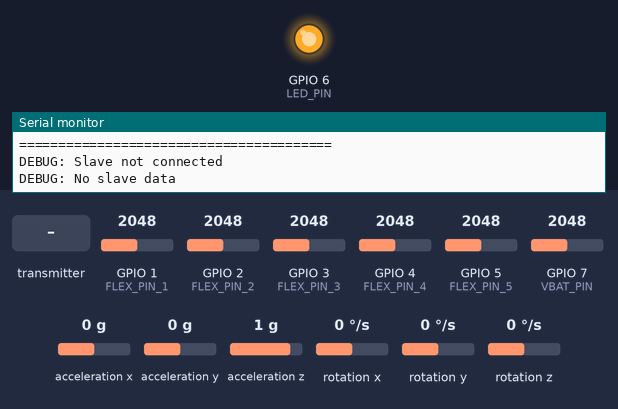
This sketch was run on a simulated ESP32-S3. On the bench: output pins drawn as LEDs (lit = HIGH), the last lines printed to the serial monitor. Wiring (inferred from the names in the program): MPU-6050 motion sensor at I2C address 0x68. The inputs (shaded band) are chosen by the test bench; at power-on: GPIO 1 (FLEX_PIN_1) = 2048, GPIO 2 (FLEX_PIN_2) = 2048, GPIO 3 (FLEX_PIN_3) = 2048, GPIO 4 (FLEX_PIN_4) = 2048, GPIO 5 (FLEX_PIN_5) = 2048, GPIO 7 (VBAT_PIN) = 2048, acceleration x 0 g, acceleration y 0 g, acceleration z 1 g, rotation x 0 °/s, rotation y 0 °/s, rotation z 0 °/s (analog values on the 0–4095 scale). WiFi joins after 1.5 s; servers stay silent unless stated.

Above: at 10.0 s.
10.1 s: the transmitter starts sending flex.0 = 0
At 10.5 s:
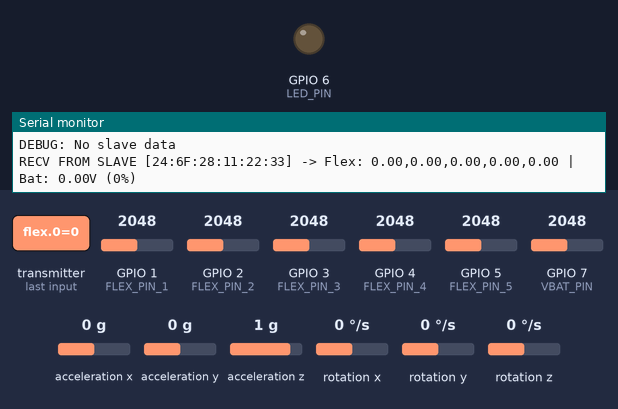
Timing chart, 0 to 13.1 s (numbered marks = the images above; inputs shaded):
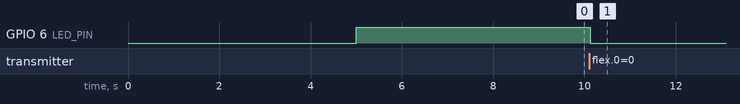

Measured:
- after the input at 10.1 s, GPIO 6 (LED_PIN): HIGH → LOW at once

The sketch:

GloveMaster.ino
```cpp
/*
 * SMART GLOVE - ESP32-S3 MASTER (Tangan Kanan) FIKS
 * FIX: MPU6050 baca langsung via Wire (tanpa library MPU6050)
 */

#include <WiFi.h>
#include <WiFiUdp.h>
#include <esp_now.h>
#include <esp_wifi.h>
#include <Wire.h>

// ==================== WIFI CONFIG ====================
const char *ssid = "RANGGA12";
const char *password = "1rangga19%1";

IPAddress targetIP(192, 168, 18, 183);
const int udpPort = 5000;
WiFiUDP udp;

// ==================== DATA STRUCTURE ====================
typedef struct struct_message
{
    float flex[5];
    float accel[3];
    float gyro[3];
    float batteryVoltage;
    int batteryPercentage;
    unsigned long timestamp;
} struct_message;

typedef struct channel_info
{
    uint8_t channel;
    char identifier[10];
} channel_info;

struct_message rxData;
struct_message localData;

// ==================== PIN CONFIGURATION ====================
const int FLEX_PIN_1 = 1;
const int FLEX_PIN_2 = 2;
const int FLEX_PIN_3 = 3;
const int FLEX_PIN_4 = 4;
const int FLEX_PIN_5 = 5;
const int SDA_PIN = 9;
const int SCL_PIN = 8;
const int VBAT_PIN = 7;
const int LED_PIN = 6;

// ==================== MPU6050 RAW (tanpa library) ====================
const uint8_t MPU_ADDR = 0x68;

void mpuWrite(uint8_t reg, uint8_t val)
{
    Wire.beginTransmission(MPU_ADDR);
    Wire.write(reg);
    Wire.write(val);
    Wire.endTransmission();
}

void mpuRead(uint8_t reg, uint8_t *buf, uint8_t len)
{
    Wire.beginTransmission(MPU_ADDR);
    Wire.write(reg);
    Wire.endTransmission(false);
    Wire.requestFrom(MPU_ADDR, len);
    for (uint8_t i = 0; i < len; i++)
        buf[i] = Wire.read();
}

bool mpuInit()
{
    // Bangunkan dari sleep mode
    mpuWrite(0x6B, 0x00);
    delay(100);
    // Accel ±2g, Gyro ±250°/s
    mpuWrite(0x1C, 0x00);
    mpuWrite(0x1B, 0x00);
    // Verifikasi WHO_AM_I
    uint8_t who = 0;
    mpuRead(0x75, &who, 1);
    return (who == 0x68);
}

void mpuGetMotion6(int16_t *ax, int16_t *ay, int16_t *az,
                   int16_t *gx, int16_t *gy, int16_t *gz)
{
    uint8_t buf[14];
    mpuRead(0x3B, buf, 14);
    *ax = (buf[0] << 8) | buf[1];
    *ay = (buf[2] << 8) | buf[3];
    *az = (buf[4] << 8) | buf[5];
    *gx = (buf[8] << 8) | buf[9];
    *gy = (buf[10] << 8) | buf[11];
    *gz = (buf[12] << 8) | buf[13];
}

// ==================== BATTERY CALIBRATION ====================
const float VOLTAGE_DIVIDER_RATIO = 2.0;
const float ADC_REFERENCE = 3.3;
const float ADC_RESOLUTION = 4095.0;
const float BATTERY_MAX = 4.2;
const float BATTERY_MIN = 3.0;
const float BATTERY_LOW = 3.3;

// ==================== STATE ====================
unsigned long lastDataReceived = 0;
unsigned long lastPrint = 0;
unsigned long lastBatteryCheck = 0;
unsigned long lastUDPSend = 0;
unsigned long lastWiFiAttempt = 0;
unsigned long lastChannelBroadcast = 0;
unsigned long wifiRetryDelay = 5000;
unsigned long bootTime = 0;
bool slaveConnected = false;
bool wifiConnected = false;
uint8_t currentChannel = 1;

uint8_t broadcastAddress[] = {0xFF, 0xFF, 0xFF, 0xFF, 0xFF, 0xFF};

// ==================== FORWARD DECLARATIONS ====================
void checkAndRetryWiFi();
void readLocalSensors();
void controlLED();
void sendUDPData();
void readBattery();
void checkBatteryStatus();
void printCombinedData();
void printBatteryBar(int percentage);
void broadcastChannelInfo();
void syncESPNowChannel();

// ==================== ESP-NOW CALLBACK ====================
void OnDataRecv(const esp_now_recv_info *info,
                const uint8_t *incomingData, int len)
{
    memcpy(&rxData, incomingData, sizeof(rxData));
    lastDataReceived = millis();
    slaveConnected = true;

    Serial.printf("RECV FROM SLAVE [%02X:%02X:%02X:%02X:%02X:%02X] -> ",
                  info->src_addr[0], info->src_addr[1], info->src_addr[2],
                  info->src_addr[3], info->src_addr[4], info->src_addr[5]);

    Serial.print("Flex: ");
    for (int i = 0; i < 5; i++)
    {
        Serial.print(rxData.flex[i], 2);
        if (i < 4)
            Serial.print(",");
    }
    Serial.printf(" | Bat: %.2fV (%d%%)\n",
                  rxData.batteryVoltage, rxData.batteryPercentage);
}

// ==================== SETUP ====================
void setup()
{
    Serial.begin(115200);
    delay(5000);

    Serial.println("\n=====================================");
    Serial.println("   SMART GLOVE MASTER - BOOTING");
    Serial.println("=====================================");

    // LED
    pinMode(LED_PIN, OUTPUT);
    digitalWrite(LED_PIN, HIGH);
    Serial.println("[1/9] LED OK");

    // WiFi
    Serial.println("[2/9] Connecting WiFi...");
    WiFi.mode(WIFI_STA);
    WiFi.begin(ssid, password);
    int attempts = 0;
    while (WiFi.status() != WL_CONNECTED && attempts < 20)
    {
        delay(500);
        Serial.print(".");
        attempts++;
    }
    Serial.println();

    if (WiFi.status() == WL_CONNECTED)
    {
        wifiConnected = true;
        currentChannel = WiFi.channel();
        udp.begin(udpPort);
        Serial.printf("[2/9] WiFi OK — IP: %s  Ch: %d\n",
                      WiFi.localIP().toString().c_str(), currentChannel);
    }
    else
    {
        Serial.println("[2/9] WiFi FAILED — will retry in loop");
    }

    Serial.printf("[3/9] MAC: %s\n", WiFi.macAddress().c_str());

    // ESP-NOW
    Serial.println("[4/9] ESP-NOW init...");
    if (esp_now_init() != ESP_OK)
    {
        Serial.println("ERROR: ESP-NOW init failed!");
        return;
    }
    esp_now_register_recv_cb(OnDataRecv);

    esp_now_peer_info_t peerInfo = {};
    memcpy(peerInfo.peer_addr, broadcastAddress, 6);
    peerInfo.channel = 0;
    peerInfo.encrypt = false;
    esp_now_add_peer(&peerInfo);
    Serial.println("[4/9] ESP-NOW OK");

    syncESPNowChannel();
    Serial.printf("[5/9] ESP-NOW channel synced to %d\n", currentChannel);

    // I2C + MPU6050 (tanpa library)
    Serial.println("[6/9] I2C + MPU6050 init...");
    Wire.begin(SDA_PIN, SCL_PIN);
    Wire.setClock(100000);
    delay(200);

    if (mpuInit())
    {
        Serial.println("[6/9] MPU6050 OK");
    }
    else
    {
        Serial.println("[6/9] WARNING: MPU6050 tidak terdeteksi — cek kabel!");
    }

    // ADC
    analogReadResolution(12);
    analogSetAttenuation(ADC_11db);
    Serial.println("[7/9] ADC OK");

    Serial.println("\n========================================");
    Serial.println("        SYSTEM READY");
    Serial.printf("        Channel: %d\n", currentChannel);
    Serial.println("========================================\n");

    bootTime = millis();
    delay(2000);
}

// ==================== LOOP ====================
void loop()
{
    checkAndRetryWiFi();

    if (millis() - lastChannelBroadcast >= 2000)
    {
        broadcastChannelInfo();
        lastChannelBroadcast = millis();
    }

    readLocalSensors();
    controlLED();

    if (wifiConnected && slaveConnected && (millis() - lastDataReceived < 2000))
    {
        if (millis() - lastUDPSend >= 20)
        {
            sendUDPData();
            lastUDPSend = millis();
        }
    }
    else
    {
        static unsigned long lastDebug = 0;
        if (millis() - lastDebug > 5000 && bootTime > 0)
        {
            if (!wifiConnected)
                Serial.println("DEBUG: WiFi not connected");
            if (!slaveConnected)
                Serial.println("DEBUG: Slave not connected");
            if (millis() - lastDataReceived > 2000)
                Serial.println("DEBUG: No slave data");
            lastDebug = millis();
        }
    }

    if (millis() - bootTime > 15000 && millis() - lastPrint >= 1000)
    {
        printCombinedData();
        lastPrint = millis();
    }

    if (millis() - lastBatteryCheck >= 10000)
    {
        checkBatteryStatus();
        lastBatteryCheck = millis();
    }

    delay(20);
}

// ==================== SYNC ESP-NOW CHANNEL ====================
void syncESPNowChannel()
{
    esp_wifi_set_promiscuous(true);
    esp_wifi_set_channel(currentChannel, WIFI_SECOND_CHAN_NONE);
    esp_wifi_set_promiscuous(false);
    delay(50);
}

// ==================== BROADCAST CHANNEL INFO ====================
void broadcastChannelInfo()
{
    channel_info chInfo;
    chInfo.channel = currentChannel;
    strcpy(chInfo.identifier, "MASTER_CH");
    esp_now_send(broadcastAddress, (uint8_t *)&chInfo, sizeof(chInfo));
}

// ==================== CHECK AND RETRY WIFI ====================
void checkAndRetryWiFi()
{
    if (WiFi.status() == WL_CONNECTED)
    {
        if (!wifiConnected)
        {
            wifiConnected = true;
            wifiRetryDelay = 5000;
            uint8_t newCh = WiFi.channel();
            if (newCh != currentChannel)
            {
                currentChannel = newCh;
                syncESPNowChannel();
            }
            udp.stop();
            udp.begin(udpPort);
            Serial.printf("WiFi RECONNECTED — IP: %s  Ch: %d\n",
                          WiFi.localIP().toString().c_str(), currentChannel);
        }
        else
        {
            static unsigned long lastChCheck = 0;
            if (millis() - lastChCheck >= 10000)
            {
                uint8_t newCh = WiFi.channel();
                if (newCh != currentChannel)
                {
                    currentChannel = newCh;
                    syncESPNowChannel();
                    Serial.printf("Channel changed -> %d\n", currentChannel);
                }
                lastChCheck = millis();
            }
        }
    }
    else
    {
        if (wifiConnected)
        {
            wifiConnected = false;
            Serial.println("WiFi DISCONNECTED");
        }
        if (millis() - lastWiFiAttempt >= wifiRetryDelay)
        {
            lastWiFiAttempt = millis();
            WiFi.begin(ssid, password);
            int att = 0;
            while (WiFi.status() != WL_CONNECTED && att < 10)
            {
                delay(500);
                att++;
            }
            if (WiFi.status() == WL_CONNECTED)
            {
                wifiConnected = true;
                wifiRetryDelay = 5000;
                currentChannel = WiFi.channel();
                syncESPNowChannel();
                udp.begin(udpPort);
                Serial.println("WiFi reconnected!");
            }
            else
            {
                if (wifiRetryDelay < 30000)
                    wifiRetryDelay *= 2;
            }
        }
    }
}

// ==================== SEND UDP DATA ====================
void sendUDPData()
{
    String d = "DATA";
    d += "|F:";
    for (int i = 0; i < 5; i++)
    {
        d += String(rxData.flex[i], 3);
        if (i < 4)
            d += ",";
    }
    d += "|A:" + String(rxData.accel[0], 3) + "," + String(rxData.accel[1], 3) + "," + String(rxData.accel[2], 3);
    d += "|G:" + String(rxData.gyro[0], 3) + "," + String(rxData.gyro[1], 3) + "," + String(rxData.gyro[2], 3);
    d += "|F:";
    for (int i = 0; i < 5; i++)
    {
        d += String(localData.flex[i], 3);
        if (i < 4)
            d += ",";
    }
    d += "|A:" + String(localData.accel[0], 3) + "," + String(localData.accel[1], 3) + "," + String(localData.accel[2], 3);
    d += "|G:" + String(localData.gyro[0], 3) + "," + String(localData.gyro[1], 3) + "," + String(localData.gyro[2], 3);
    d += "|BAT:" + String(rxData.batteryVoltage, 2) + "," + String(localData.batteryVoltage, 2);

    if (udp.beginPacket(targetIP, udpPort))
    {
        udp.print(d);
        udp.endPacket();
    }
}

// ==================== CONTROL LED ====================
void controlLED()
{
    bool conn = (lastDataReceived > 0) && (millis() - lastDataReceived < 2000);
    if (conn)
    {
        digitalWrite(LED_PIN, ((rxData.timestamp / 500) % 2) == 0 ? LOW : HIGH);
    }
    else
    {
        digitalWrite(LED_PIN, HIGH);
    }
}

// ==================== READ LOCAL SENSORS ====================
void readLocalSensors()
{
    localData.timestamp = millis();

    // Send raw ADC values (0-4095), will be normalized in Python during calibration
    localData.flex[0] = (float)analogRead(FLEX_PIN_1);
    localData.flex[1] = (float)analogRead(FLEX_PIN_2);
    localData.flex[2] = (float)analogRead(FLEX_PIN_3);
    localData.flex[3] = (float)analogRead(FLEX_PIN_4);
    localData.flex[4] = (float)analogRead(FLEX_PIN_5);

    int16_t ax, ay, az, gx, gy, gz;
    mpuGetMotion6(&ax, &ay, &az, &gx, &gy, &gz);

    localData.accel[0] = ax / 16384.0;
    localData.accel[1] = ay / 16384.0;
    localData.accel[2] = az / 16384.0;
    localData.gyro[0] = gx / 131.0;
    localData.gyro[1] = gy / 131.0;
    localData.gyro[2] = gz / 131.0;

    readBattery();
}

// ==================== READ BATTERY ====================
void readBattery()
{
    int raw = analogRead(VBAT_PIN);
    localData.batteryVoltage = (raw / ADC_RESOLUTION) * ADC_REFERENCE * VOLTAGE_DIVIDER_RATIO;
    float pct = ((localData.batteryVoltage - BATTERY_MIN) / (BATTERY_MAX - BATTERY_MIN)) * 100.0;
    localData.batteryPercentage = constrain((int)pct, 0, 100);
}

// ==================== CHECK BATTERY ====================
void checkBatteryStatus()
{
    if (localData.batteryVoltage < BATTERY_LOW)
        Serial.printf("WARNING: RIGHT Battery LOW! %.2fV\n", localData.batteryVoltage);
    if (millis() - lastDataReceived < 2000 && rxData.batteryVoltage < BATTERY_LOW)
        Serial.printf("WARNING: LEFT Battery LOW! %.2fV\n", rxData.batteryVoltage);
}

// ==================== PRINT COMBINED DATA ====================
void printCombinedData()
{
    Serial.println("\n========================================");
    Serial.println("       COMBINED SENSOR DATA");
    Serial.println("========================================");
    Serial.printf("WiFi: %s  Ch:%d\n",
                  wifiConnected ? WiFi.localIP().toString().c_str() : "DISCONNECTED",
                  currentChannel);

    Serial.println("\n--- LEFT HAND (Slave) ---");
    if (lastDataReceived == 0)
    {
        Serial.println("Status: WAITING...");
    }
    else if (millis() - lastDataReceived > 2000)
    {
        Serial.println("Status: LOST");
    }
    else
    {
        Serial.print("Flex: ");
        for (int i = 0; i < 5; i++)
        {
            Serial.print(rxData.flex[i], 3);
            if (i < 4)
                Serial.print(",");
        }
        Serial.printf("\nBat: %.2fV (%d%%) ", rxData.batteryVoltage, rxData.batteryPercentage);
        printBatteryBar(rxData.batteryPercentage);
        Serial.println();
    }

    Serial.println("\n--- RIGHT HAND (Master) ---");
    Serial.print("Flex: ");
    for (int i = 0; i < 5; i++)
    {
        Serial.print(localData.flex[i], 3);
        if (i < 4)
            Serial.print(",");
    }
    Serial.printf("\nBat: %.2fV (%d%%) ", localData.batteryVoltage, localData.batteryPercentage);
    printBatteryBar(localData.batteryPercentage);
    Serial.println("\n========================================\n");
}

// ==================== BATTERY BAR ====================
void printBatteryBar(int p)
{
    Serial.print("[");
    Serial.print(p > 80 ? "#####" : p > 60 ? "#### "
                                : p > 40   ? "###  "
                                : p > 20   ? "##   "
                                           : "#    ");
    Serial.print("]");
}
```
